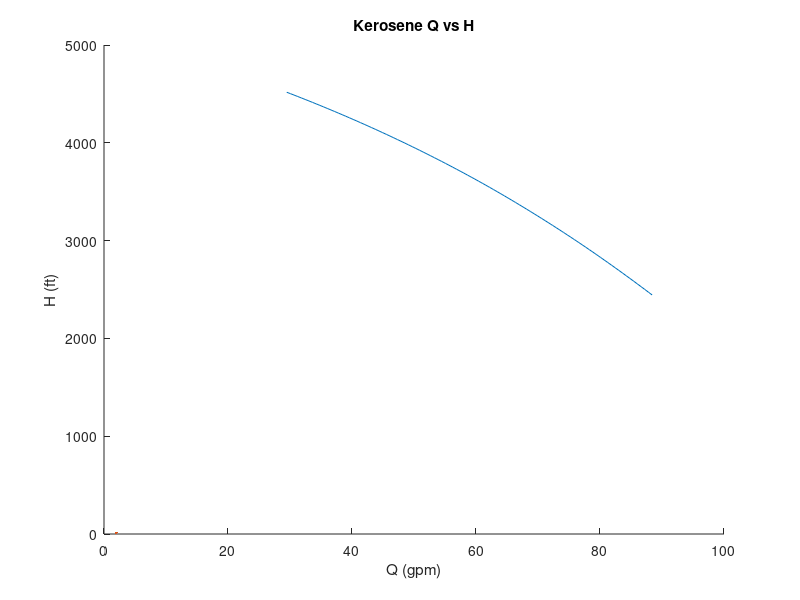

Write the MATLAB code that produced this figure. (Note: this script raises an error after producing the figure.)
Kero_Q_H = [ 29.4678335601941	4230.8850105854
        30.0631433290869	4216.34362929617
        30.6584530979798	4201.69862317237
        31.2537628668726	4186.94940809825
        31.8490726357654	4172.09539219888
        32.4443824046582	4157.1359756122
        33.039692173551	    4142.07055025026
        33.6350019424438	4126.89849954891
        34.2303117113366	4111.6191982051
        34.8256214802294	4096.23201190105
        35.4209312491222	4080.73629701413
        36.016241018015	    4065.1314003117
        36.6115507869079	4049.4166586295
        37.2068605558007	4033.59139853255
        37.8021703246935	4017.65493595708
        38.3974800935863	4001.60657583204
        38.9927898624791	3985.44561167845
        39.5880996313719	3969.17132518489
        40.1834094002647	3952.78298575687
        40.7787191691575	3936.279850038
        41.3740289380503	3919.66116140026
        41.9693387069431	3902.92614940065
        42.564648475836	    3886.07402920092
        43.1599582447288	3869.1040009468
        43.7552680136216	3852.01524910274
        44.3505777825144	3834.80694173746
        44.9458875514072	3817.47822975511
        45.5411973203	    3800.02824606607
        46.1365070891928	3782.45610469054
        46.7318168580856	3764.760899787
        47.3271266269784	3746.94170459644
        47.9224363958713	3728.99757029184
        48.5177461647641	3710.92752472043
        49.1130559336569	3692.73057102424
        49.7083657025497	3674.40568612195
        50.3036754714425	3655.95181903152
        50.8989852403353	3637.36788900935
        51.4942950092281	3618.6527834767
        52.0896047781209	3599.80535569775
        52.6849145470137	3580.8244221658
        53.2802243159066	3561.70875964382
        53.8755340847994	3542.45710179231
        54.4708438536922	3523.06813529978
        55.066153622585	    3503.54049540785
        55.6614633914778	3483.87276069128
        56.2567731603706	3464.06344690947
        56.8520829292634	3444.11099968439
        57.4473926981562	3424.01378567224
        58.042702467049	    3403.77008176603
        58.6380122359419	3383.37806167105
        59.2333220048347	3362.8357788899
        59.8286317737275	3342.14114465963
        60.4239415426203	3321.29189854822
        61.0192513115131	3300.28556792557
        61.6145610804059	3279.11940968007
        62.2098708492987	3257.79032164848
        62.8051806181915	3236.29469751659
        63.4004903870844	3214.62816160027
        63.9958001559772	3192.78498897392
        64.59110992487	    3170.75623855219
        65.1864196937628	3148.54256187283
        65.7817294626556	3126.18098108567
        66.3770392315484	3103.67255797277
        66.9723490004412	3081.01636072227
        67.567658769334	    3058.21142368125
        68.1629685382268	3035.25674446951
        68.7582783071196	3012.15128068019
        69.3535880760124	2988.89394608109
        69.9488978449053	2965.48360620672
        70.5442076137981	2941.91907319832
        71.1395173826909	2918.19909970381
        71.7348271515837	2894.32237158585
        72.3301369204765	2870.28749909458
        72.9254466893693	2846.09300602539
        73.5207564582621	2821.7373161767
        74.1160662271549	2797.21873609873
        74.7113759960477	2772.53543259764
        75.3066857649406	2747.68540255894
        75.9019955338334	2722.66643103146
        76.4973053027262	2697.47603037488
        77.092615071619	    2672.11134664726
        77.6879248405118	2646.5690036427
        78.2832346094046	2620.84481047093
        78.8785443782974	2594.93309241111
        79.4738541471902	2568.82420156612
        80.069163916083	    2542.52951055625
        80.6644736849758	2516.08192689669
        81.2597834538687	2489.48095447432
        81.8550932227615	2462.72596339237
        82.4504029916543	2435.81629571906
        83.0457127605471	2408.75126280087
        83.6410225294399	2381.53014216583
        84.2363322983327	2354.15217392874
        84.8316420672255	2326.6165565845
        85.4269518361183	2298.92244204168
        86.0222616050111	2271.06892970026
        86.617571373904	    2243.05505930979
        87.2128811427968	2214.87980224602
        87.8081909116896	2186.54205069814
        88.4035006805824	2158.04060403609];

LOx_Q_H = [47.6670681174079	2783.2499387358
        48.6300391904869	2771.96526751643
        49.5930102635658	2760.63600308426
        50.5559813366448	2749.26192064933
        51.5189524097237	2737.84279288792
        52.4819234828026	2726.37838988071
        53.4448945558816	2714.86847904846
        54.4078656289606	2703.31282508528
        55.3708367020395	2691.71118988914
        56.3338077751184	2680.06333248959
        57.2967788481974	2668.36900897248
        58.2597499212763	2656.62797240154
        59.2227209943553	2644.83997273666
        60.1856920674342	2633.00475674853
        61.1486631405132	2621.12206792962
        62.1116342135921	2609.19164640115
        63.0746052866711	2597.21322881578
        64.03757635975	    2585.18654825583
        65.000547432829	    2573.11133412668
        65.9635185059079	2560.98731204506
        66.9264895789869	2548.81420372185
        67.8894606520658	2536.59172683902
        68.8524317251448	2524.31959492032
        69.8154027982237	2511.99751719525
        70.7783738713027	2499.6251984558
        71.7413449443816	2487.20233890549
        72.7043160174606	2474.72863399995
        73.6672870905395	2462.20377427863
        74.6302581636184	2449.62744518668
        75.5932292366974	2436.99932688634
        76.5562003097763	2424.31909405689
        77.5191713828553	2411.58641568224
        78.4821424559342	2398.80095482499
        79.4451135290132	2385.96236838575
        80.4080846020921	2373.07030684641
        81.3710556751711	2360.12441399572
        82.33402674825	    2347.12432663557
        83.296997821329	    2334.06967426584
        84.2599688944079	2320.9600787458
        85.2229399674869	2307.79515392934
        86.1859110405658	2294.57450527125
        87.1488821136448	2281.29772940124
        88.1118531867237	2267.96441366181
        89.0748242598027	2254.5741356056
        90.0377953328816	2241.12646244713
        91.0007664059606	2227.62095046283
        91.9637374790395	2214.05714433238
        92.9267085521184	2200.43457641306
        93.8896796251974	2186.75276593717
        94.8526506982764	2173.01121812063
        95.8156217713553	2159.20942316862
        96.7785928444343	2145.34685516075
        97.7415639175132	2131.42297079459
        98.7045349905922	2117.43720796121
        99.6675060636711	2103.3889841199
        100.63047713675	    2089.27769443059
        101.593448209829	2075.10270959077
        102.556419282908	2060.8633733084
        103.519390355987	2046.55899932007
        104.482361429066	2032.18886783365
        105.445332502145	2017.75222123038
        106.408303575224	2003.24825879682
        107.371274648303	1988.67613015865
        108.334245721382	1974.03492693481
        109.297216794461	1959.32367188012
        110.26018786754	    1944.54130435891
        111.223158940618	1929.68666022718
        112.186130013697	1914.75844272791
        113.149101086776	1899.75517791244
        114.112072159855	1884.67514080241
        115.075043232934	1869.51621814315
        116.038014306013	1854.27559917797
        117.000985379092	1838.94868542139
        117.963956452171	1823.53896841008
        118.92692752525	    1808.06316573131
        119.889898598329	1792.52110734559
        120.852869671408	1776.91237918125
        121.815840744487	1761.23655113447
        122.778811817566	1745.49317559124
        123.741782890645	1729.68178571767
        124.704753963724	1713.80189346551
        125.667725036803	1697.8529872227
        126.630696109882	1681.83452901607
        127.593667182961	1665.74595113922
        128.55663825604	    1649.58665202986
        129.519609329118	1633.35599114666
        130.482580402197	1617.05328247967
        131.445551475276	1600.6777861418
        132.408522548355	1584.22869717183
        133.371493621434	1567.7051301158
        134.334464694513	1551.10609687775
        135.297435767592	1534.43047310145
        136.260406840671	1517.67694317329
        137.22337791375	    1500.84389987156
        138.186348986829	1483.929225523
        139.149320059908	1466.92959176745
        140.112291132987	1449.84561865569
        141.075262206066	1432.6925611942
        142.038233279145	1415.47097111455
        143.001204352224	1398.1805422535];

kero_target_Q = 60 * 7.508 / 6.724131477 %(ft3)
LOx_target_Q = 60 * 13.714 / 9.514044478 %(ft3)

kero_design_Q = 60 * 6.59 / 6.724131477 %(ft3)
LOx_design_Q = 60 * 15.15 / 9.514044478 %(ft3)

kero_rho = 50.3 %(lb/ft3)
LOx_rho = 71.17 %(lb/ft3)

kero_H_target = interp1(Kero_Q_H(:, 1), Kero_Q_H(:, 2), kero_target_Q, 'linear') + 286.2823062
LOx_H_target = interp1(LOx_Q_H(:, 1), LOx_Q_H(:, 2), LOx_target_Q, 'linear') + 303.4986652

kero_H_design = interp1(Kero_Q_H(:, 1), Kero_Q_H(:, 2), kero_design_Q, 'linear') + 286.2823062
LOx_H_design = interp1(LOx_Q_H(:, 1), LOx_Q_H(:, 2), LOx_design_Q, 'linear') + 303.4986652

kero_P = kero_H_target * kero_rho / 144
LOx_P = LOx_H_target * LOx_rho / 144 

figure;
hold on
plot(Kero_Q_H(:, 1), Kero_Q_H(:, 2) + 286.2823062, LineWidth=2, MarkerSize=12)
xlabel('Q (gpm)');
ylabel('H (ft)');
title('Kerosene Q vs H');
plot(kero_target_Q, kero_H_target, 'x', Color='red', LineWidth=2, MarkerSize=12);              % draw the point
text(kero_target_Q, kero_H_target, '   Target');
plot(kero_design_Q, kero_H_design, 'o', Color='green', LineWidth=2, MarkerSize=10, MarkerFaceColor='green');              % draw the point
text(kero_design_Q, kero_H_design, '   Design');
hold off

figure;
hold on
plot(LOx_Q_H(:, 1), LOx_Q_H(:, 2) + 303.4986652, LineWidth=2)
xlabel('Q (gpm)');
ylabel('H (ft)');
title('LOx Q vs H');
plot(LOx_target_Q, LOx_H_target, 'x', Color='red', LineWidth=2, MarkerSize=12);              % draw the point
text(LOx_target_Q, LOx_H_target, '   Target');
plot(LOx_design_Q, LOx_H_design, 'o', Color='green', LineWidth=2, MarkerSize=10, MarkerFaceColor='green');              % draw the point
text(LOx_design_Q, LOx_H_design, '   Design');
hold off

fprintf('Kerosene Pressure: %.2f psi\n', kero_P);
fprintf('LOx Pressure:      %.2f psi\n', LOx_P);